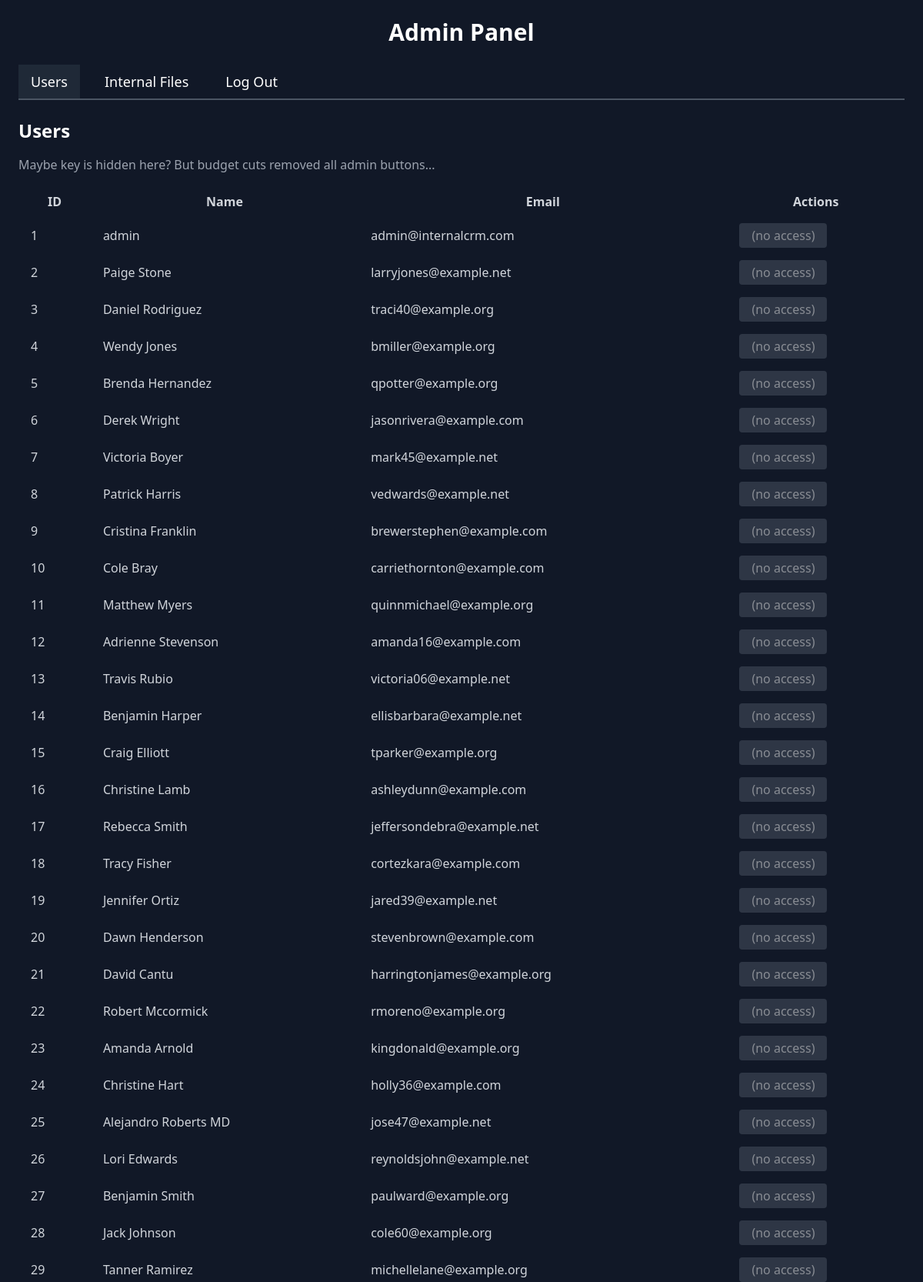
The page /admin (signed in, upper part) on the database its author committed.
### app.py (models this page shows)
class User(db.Model):
    id = db.Column(db.Integer, primary_key=True)
    name = db.Column(db.String(80), nullable=False)
    password = db.Column(db.String(80), nullable=False)
    email = db.Column(db.String(120), unique=True, nullable=False)

### app.py (the view)
@app.route('/admin')
def admin():
    if 'user' not in session or session['user'] != 'admin':
        return "Access Denied", 403
    users = User.query.all()
    return render_template('admin.html', users=users)

### templates/admin.html (shortened to what this page needs)
<!DOCTYPE html>
<html lang="en">
<head>
    <script src="https://cdn.tailwindcss.com"></script>
</head>
<body class="bg-gray-900 text-white">
    <div class="max-w-7xl mx-auto p-6">
        <h1 class="text-3xl font-bold mb-6 text-center">Admin Panel</h1>
        <div class="flex space-x-4 mb-6 border-b-2 border-gray-600">
            <button id="users-btn" class="tab-button py-2 px-4 text-lg font-medium hover:bg-gray-700 focus:outline-none" onclick="showTab('users')">
                Users
            </button>
            <button id="files-btn" class="tab-button py-2 px-4 text-lg font-medium hover:bg-gray-700 focus:outline-none" onclick="showTab('files')">
                Internal Files
            </button>
            <button id="files-btn" class="tab-button py-2 px-4 text-lg font-medium hover:bg-gray-700 focus:outline-none" onclick="window.location.href = '/logout'">
                Log Out
            </button>
        </div>
        <div id="users" class="tab-content hidden">
            <h2 class="text-2xl font-semibold mb-4">Users</h2>
            <p class="text-gray-400">Maybe key is hidden here? But budget cuts removed all admin buttons...</p>
            <table class="table-auto w-full mt-4 text-gray-300">
                <thead>
                    <tr>
                        <th class="px-4 py-2">ID</th>
                        <th class="px-4 py-2">Name</th>
                        <th class="px-4 py-2">Email</th>
                        <th class="px-4 py-2">Actions</th>
                    </tr>
                </thead>
                <tbody>
                    {% for user in users %}
                        <tr>
                            <td class="px-4 py-2">{{ user.id }}</td>
                            <td class="px-4 py-2">{{ user.name }}</td>
                            <td class="px-4 py-2">{{ user.email}}</td>
                            <td class="px-4 py-2">
                                <button class="bg-gray-600 text-white py-1 px-4 rounded opacity-50 "
                                        disabled
                                        title="Budget cuts removed admin controls. Try another way...">
                                    (no access)
                                </button>
                            </td>
                        </tr>
                    {% endfor %}
                </tbody>
            </table>
        </div>
    </div>
</body>
</html>

### rows shown on the page
User: id "1", name "admin", email "admin@internalcrm.com"
User: id "2", name "Paige Stone", email "larryjones@example.net"
User: id "3", name "Daniel Rodriguez", email "traci40@example.org"
User: id "4", name "Wendy Jones", email "bmiller@example.org"
User: id "5", name "Brenda Hernandez", email "qpotter@example.org"
User: id "6", name "Derek Wright", email "jasonrivera@example.com"
User: id "7", name "Victoria Boyer", email "mark45@example.net"
User: id "8", name "Patrick Harris", email "vedwards@example.net"
User: id "9", name "Cristina Franklin", email "brewerstephen@example.com"
User: id "10", name "Cole Bray", email "carriethornton@example.com"
User: id "11", name "Matthew Myers", email "quinnmichael@example.org"
User: id "12", name "Adrienne Stevenson", email "amanda16@example.com"
User: id "13", name "Travis Rubio", email "victoria06@example.net"
User: id "14", name "Benjamin Harper", email "ellisbarbara@example.net"
User: id "15", name "Craig Elliott", email "tparker@example.org"
User: id "16", name "Christine Lamb", email "ashleydunn@example.com"
User: id "17", name "Rebecca Smith", email "jeffersondebra@example.net"
User: id "18", name "Tracy Fisher", email "cortezkara@example.com"
User: id "19", name "Jennifer Ortiz", email "jared39@example.net"
User: id "20", name "Dawn Henderson", email "stevenbrown@example.com"
User: id "21", name "David Cantu", email "harringtonjames@example.org"
User: id "22", name "Robert Mccormick", email "rmoreno@example.org"
User: id "23", name "Amanda Arnold", email "kingdonald@example.org"
User: id "24", name "Christine Hart", email "holly36@example.com"
User: id "25", name "Alejandro Roberts MD", email "jose47@example.net"
User: id "26", name "Lori Edwards", email "reynoldsjohn@example.net"
User: id "27", name "Benjamin Smith", email "paulward@example.org"
User: id "28", name "Jack Johnson", email "cole60@example.org"
User: id "29", name "Tanner Ramirez", email "michellelane@example.org"
